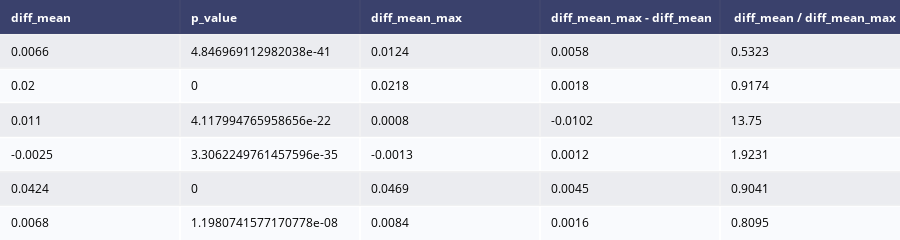

Notebook code cell kept with this figure:
### Code cell
fig = ff.create_table(df_opt)
fig.update_layout(
autosize=False,
width=900,
height=200,
)
fig.show()

### Figure 1 — Plotly figure (JSON) as saved in the notebook; plotly's stock layout.template omitted (floating-point values rounded to 4 significant figures)
{"data": [{"colorscale": [[0, "#00083e"], [0.5, "#ededee"], [1, "#ffffff"]], "hoverinfo": "none", "opacity": 0.75, "showscale": false, "type": "heatmap", "z": [[0, 0, 0, 0, 0], [0.5, 0.5, 0.5, 0.5, 0.5], [1, 1, 1, 1, 1], [0.5, 0.5, 0.5, 0.5, 0.5], [1, 1, 1, 1, 1], [0.5, 0.5, 0.5, 0.5, 0.5], [1, 1, 1, 1, 1]]}], "layout": {"annotations": [{"align": "left", "font": {"color": "#ffffff"}, "showarrow": false, "text": "<b>diff_mean</b>", "x": -0.45, "xanchor": "left", "xref": "x", "y": 0, "yref": "y"}, {"align": "left", "font": {"color": "#ffffff"}, "showarrow": false, "text": "<b>p_value</b>", "x": 0.55, "xanchor": "left", "xref": "x", "y": 0, "yref": "y"}, {"align": "left", "font": {"color": "#ffffff"}, "showarrow": false, "text": "<b>diff_mean_max</b>", "x": 1.55, "xanchor": "left", "xref": "x", "y": 0, "yref": "y"}, {"align": "left", "font": {"color": "#ffffff"}, "showarrow": false, "text": "<b>diff_mean_max - diff_mean</b>", "x": 2.55, "xanchor": "left", "xref": "x", "y": 0, "yref": "y"}, {"align": "left", "font": {"color": "#ffffff"}, "showarrow": false, "text": "<b> diff_mean / diff_mean_max</b>", "x": 3.55, "xanchor": "left", "xref": "x", "y": 0, "yref": "y"}, {"align": "left", "font": {"color": "#000000"}, "showarrow": false, "text": "0.0066", "x": -0.45, "xanchor": "left", "xref": "x", "y": 1, "yref": "y"}, {"align": "left", "font": {"color": "#000000"}, "showarrow": false, "text": "4.846969112982038e-41", "x": 0.55, "xanchor": "left", "xref": "x", "y": 1, "yref": "y"}, {"align": "left", "font": {"color": "#000000"}, "showarrow": false, "text": "0.0124", "x": 1.55, "xanchor": "left", "xref": "x", "y": 1, "yref": "y"}, {"align": "left", "font": {"color": "#000000"}, "showarrow": false, "text": "0.0058", "x": 2.55, "xanchor": "left", "xref": "x", "y": 1, "yref": "y"}, {"align": "left", "font": {"color": "#000000"}, "showarrow": false, "text": "0.5323", "x": 3.55, "xanchor": "left", "xref": "x", "y": 1, "yref": "y"}, {"align": "left", "font": {"color": "#000000"}, "showarrow": false, "text": "0.02", "x": -0.45, "xanchor": "left", "xref": "x", "y": 2, "yref": "y"}, {"align": "left", "font": {"color": "#000000"}, "showarrow": false, "text": "0", "x": 0.55, "xanchor": "left", "xref": "x", "y": 2, "yref": "y"}, {"align": "left", "font": {"color": "#000000"}, "showarrow": false, "text": "0.0218", "x": 1.55, "xanchor": "left", "xref": "x", "y": 2, "yref": "y"}, {"align": "left", "font": {"color": "#000000"}, "showarrow": false, "text": "0.0018", "x": 2.55, "xanchor": "left", "xref": "x", "y": 2, "yref": "y"}, {"align": "left", "font": {"color": "#000000"}, "showarrow": false, "text": "0.9174", "x": 3.55, "xanchor": "left", "xref": "x", "y": 2, "yref": "y"}, {"align": "left", "font": {"color": "#000000"}, "showarrow": false, "text": "0.011", "x": -0.45, "xanchor": "left", "xref": "x", "y": 3, "yref": "y"}, {"align": "left", "font": {"color": "#000000"}, "showarrow": false, "text": "4.117994765958656e-22", "x": 0.55, "xanchor": "left", "xref": "x", "y": 3, "yref": "y"}, {"align": "left", "font": {"color": "#000000"}, "showarrow": false, "text": "0.0008", "x": 1.55, "xanchor": "left", "xref": "x", "y": 3, "yref": "y"}, {"align": "left", "font": {"color": "#000000"}, "showarrow": false, "text": "-0.0102", "x": 2.55, "xanchor": "left", "xref": "x", "y": 3, "yref": "y"}, {"align": "left", "font": {"color": "#000000"}, "showarrow": false, "text": "13.75", "x": 3.55, "xanchor": "left", "xref": "x", "y": 3, "yref": "y"}, {"align": "left", "font": {"color": "#000000"}, "showarrow": false, "text": "-0.0025", "x": -0.45, "xanchor": "left", "xref": "x", "y": 4, "yref": "y"}, {"align": "left", "font": {"color": "#000000"}, "showarrow": false, "text": "3.3062249761457596e-35", "x": 0.55, "xanchor": "left", "xref": "x", "y": 4, "yref": "y"}, {"align": "left", "font": {"color": "#000000"}, "showarrow": false, "text": "-0.0013", "x": 1.55, "xanchor": "left", "xref": "x", "y": 4, "yref": "y"}, {"align": "left", "font": {"color": "#000000"}, "showarrow": false, "text": "0.0012", "x": 2.55, "xanchor": "left", "xref": "x", "y": 4, "yref": "y"}, {"align": "left", "font": {"color": "#000000"}, "showarrow": false, "text": "1.9231", "x": 3.55, "xanchor": "left", "xref": "x", "y": 4, "yref": "y"}, {"align": "left", "font": {"color": "#000000"}, "showarrow": false, "text": "0.0424", "x": -0.45, "xanchor": "left", "xref": "x", "y": 5, "yref": "y"}, {"align": "left", "font": {"color": "#000000"}, "showarrow": false, "text": "0", "x": 0.55, "xanchor": "left", "xref": "x", "y": 5, "yref": "y"}, {"align": "left", "font": {"color": "#000000"}, "showarrow": false, "text": "0.0469", "x": 1.55, "xanchor": "left", "xref": "x", "y": 5, "yref": "y"}, {"align": "left", "font": {"color": "#000000"}, "showarrow": false, "text": "0.0045", "x": 2.55, "xanchor": "left", "xref": "x", "y": 5, "yref": "y"}, {"align": "left", "font": {"color": "#000000"}, "showarrow": false, "text": "0.9041", "x": 3.55, "xanchor": "left", "xref": "x", "y": 5, "yref": "y"}, {"align": "left", "font": {"color": "#000000"}, "showarrow": false, "text": "0.0068", "x": -0.45, "xanchor": "left", "xref": "x", "y": 6, "yref": "y"}, {"align": "left", "font": {"color": "#000000"}, "showarrow": false, "text": "1.1980741577170778e-08", "x": 0.55, "xanchor": "left", "xref": "x", "y": 6, "yref": "y"}, {"align": "left", "font": {"color": "#000000"}, "showarrow": false, "text": "0.0084", "x": 1.55, "xanchor": "left", "xref": "x", "y": 6, "yref": "y"}, {"align": "left", "font": {"color": "#000000"}, "showarrow": false, "text": "0.0016", "x": 2.55, "xanchor": "left", "xref": "x", "y": 6, "yref": "y"}, {"align": "left", "font": {"color": "#000000"}, "showarrow": false, "text": "0.8095", "x": 3.55, "xanchor": "left", "xref": "x", "y": 6, "yref": "y"}], "autosize": false, "height": 200, "margin": {"b": 0, "l": 0, "r": 0, "t": 0}, "width": 900, "xaxis": {"dtick": 1, "gridwidth": 2, "showticklabels": false, "tick0": -0.5, "ticks": "", "zeroline": false}, "yaxis": {"autorange": "reversed", "dtick": 1, "gridwidth": 2, "showticklabels": false, "tick0": 0.5, "ticks": "", "zeroline": false}}}
